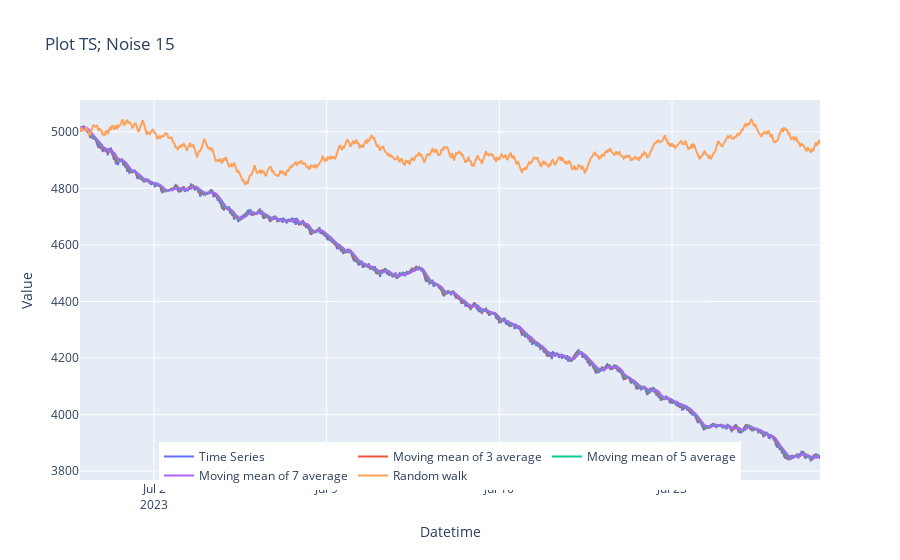

This figure's notebook cell:
### Code cell
fig = go.Figure()
fig.add_trace(go.Scatter(x=datelist.index, y=list_ts[11].values, name='Time Series'))
fig.add_trace(go.Scatter(x=datelist.index, y=list_SMA3[11].values, name='Moving mean of 3 average'))
fig.add_trace(go.Scatter(x=datelist.index, y=list_SMA5[11].values, name='Moving mean of 5 average'))
fig.add_trace(go.Scatter(x=datelist.index, y=list_SMA7[11].values, name='Moving mean of 7 average'))
fig.add_trace(go.Scatter(x=datelist.index, y=list_rd_walk[11].values, name='Random walk'))
fig.update_layout(legend_orientation='h', legend=dict(x=.5,y=0.1, xanchor="center"), title="Plot TS; Noise 15", xaxis_title="Datetime", yaxis_title="Value")

### Figure 1 — Plotly figure (JSON) as saved in the notebook; plotly's stock layout.template omitted (floating-point values rounded to 4 significant figures; data arrays with more than 128 entries replaced by an {"elided": "..."} marker saying what was removed)
{"data": [{"name": "Time Series", "type": "scatter", "x": {"elided": "721 str values"}, "y": {"elided": "721 float values"}}, {"name": "Moving mean of 3 average", "type": "scatter", "x": {"elided": "721 str values"}, "y": {"elided": "721 float values"}}, {"name": "Moving mean of 5 average", "type": "scatter", "x": {"elided": "721 str values"}, "y": {"elided": "721 float values"}}, {"name": "Moving mean of 7 average", "type": "scatter", "x": {"elided": "721 str values"}, "y": {"elided": "721 float values"}}, {"name": "Random walk", "type": "scatter", "x": {"elided": "721 str values"}, "y": {"elided": "721 float values"}}], "layout": {"legend": {"orientation": "h", "x": 0.5, "xanchor": "center", "y": 0.1}, "title": {"text": "Plot TS; Noise 15"}, "xaxis": {"title": {"text": "Datetime"}}, "yaxis": {"title": {"text": "Value"}}}}
